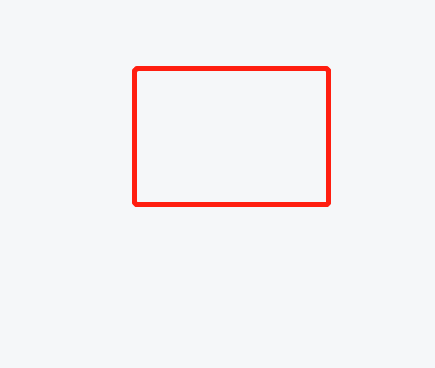
#> input picture 11.png, 435 x 368 px
$ python watershed_2.py
#> lines starting #> are read from the running program, lines starting #| are printed output that depends on the picture; after the words box and inside, x2 and y2 are one past the last pixel; in counts of white or black regions, pixels touching at a corner belong together; long printed decimals are rounded
### logger.py
# -*- coding: utf-8 -*-

import sys
import logging
from logging import handlers
import os
current_directory = os.path.dirname(os.path.abspath(__file__))
# 日志级别关系映射
level_relations = {
    'debug': logging.DEBUG,
    'info': logging.INFO,
    'warning': logging.WARNING,
    'error': logging.ERROR,
    'crit': logging.CRITICAL
}

def _get_logger(filename, level='info'):
    # 创建日志对象
#> further down, img is the input picture: shape (368, 435, 3); mean B, G, R 244.2, 242.6, 245.2
    log = logging.getLogger(filename)
    # 设置日志级别
    log.setLevel(level_relations.get(level))
    # 日志输出格式
    fmt = logging.Formatter('%(asctime)s %(thread)d %(filename)s[line:%(lineno)d] - %(levelname)s: %(message)s')
    # 输出到控制台
    console_handler = logging.StreamHandler(sys.stdout)
    console_handler.setFormatter(fmt)
    # 输出到文件
    # 日志文件按天进行保存，每天一个日志文件
    file_handler = handlers.TimedRotatingFileHandler(filename=filename, when='D', backupCount=1, encoding='utf-8')
    # 按照大小自动分割日志文件，一旦达到指定的大小重新生成文件
    # file_handler = handlers.RotatingFileHandler(filename=filename, maxBytes=1*1024*1024*1024, backupCount=1, encoding='utf-8')
    file_handler.setFormatter(fmt)

    log.addHandler(console_handler)
    log.addHandler(file_handler)
    return log

# 明确指定日志输出的文件路径和日志级别
logger = _get_logger(current_directory+'/logs', 'info')
"""
demo:

from pathlib import Path
import sys
sys.path.append(str(Path(__file__).resolve().parents[1]))
from logger1 import logger
logger.logger.info('ss')
"""

### watershed_2.py
'''
Version: 1.0
Author: xiawei
Date: 2022-12-27 10:26:51
LastEditors: xiawei
LastEditTime: 2022-12-27 12:59:33
Description: 有前景背景无未知区域,connectedComponentsWithStats
锐化-灰度化-高斯滤波-二值化-开闭运算-得到未知-connectedComponentsWithStats-makers+1-未知置0-wateshed
'''
# 距离变换与分水岭算法
from logger import logger
import numpy as np
import cv2 as cv
import matplotlib.pyplot as plt
from pathlib import Path
import sys
sys.path.append(str(Path(__file__).resolve().parents[1]))
logger.info('ss')
np.set_printoptions(edgeitems=10, linewidth=160)

# 转二值图像


def ToBinary():
    global gray, binary
    # 1、锐化
    kernel = np.array([
        [10, 10, 10],
        [10, -80, 10],
        [10, 10, 10]
    ])
    sharp = cv.filter2D(img, -1, kernel)
    # cv.imshow('sharp', sharp)
    # 灰度化
    gray = cv.cvtColor(sharp, cv.COLOR_BGR2GRAY)
    # cv.imshow('gray', gray)
    # 高斯
    # gray = cv.medianBlur(gray, 3)
    gray = cv.GaussianBlur(gray, (5, 5), 2)
    # 二值化
    ret, binary = cv.threshold(
        gray, 0, 255, cv.THRESH_BINARY_INV + cv.THRESH_OTSU)
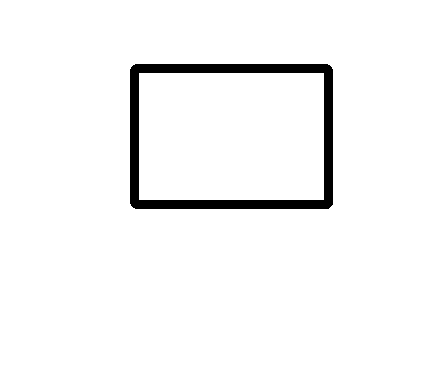
#> binary: shape (368, 435); 96.3% white; 1 black region, box (x1, y1, x2, y2) and area: (130, 64, 333, 209) 5894
#> ret = 23
    logger.info('binnary')
    logger.info('binary')
    # cv.namedWindow('binary', cv.WINDOW_NORMAL)
    # cv.imshow('binary', binary)


# 显示各区域（连通域/背景、不确定区域、种子/前景）
def Show_Markers():
    """
     [0, 0, 255]红色
     [255, 0, 0]蓝色
     [0, 255, 0]绿色
     [255, 255, 255]白色
     [255, 255, 0]青色
     [0, 255, 255]黄色
    """
    mark = img.copy()
    mark[markers == 1] = (255, 0, 0)  # 连通域/背景（蓝）
    # mark[markers == 0] = (0, 255, 0)  # 不确定区域（绿）
    # mark[markers > 1] = (0, 0, 255)  # 前景/种子（红）

    mark[markers == -1] = (0, 255, 0)  # 边界（绿）

    cv.namedWindow('Markers', cv.WINDOW_NORMAL)
    cv.imshow('Markers', mark)


# 分水岭找边界
def Watershed():
    global markers
    # 1、开运算去噪
    close = cv.morphologyEx(
        binary, cv.MORPH_CLOSE, (3, 3), iterations=1)
#> close: shape (368, 435); 96.3% white; 1 black region, box (x1, y1, x2, y2) and area: (130, 65, 333, 210) 5894
    # cv.namedWindow('opening', cv.WINDOW_NORMAL)
    # cv.imshow('opening', opening)
    dist_transform = cv.distanceTransform(close, cv.DIST_L2, 3, 5)
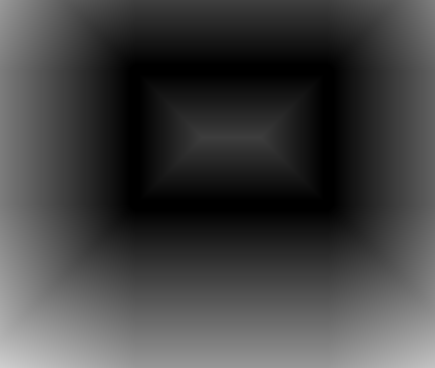
#> dist_transform: shape (368, 435) float32; min 0, max 206.8, mean 65.7
    # 3-2、最长直径按比例缩小，确定前景
    ret, sure_fg = cv.threshold(
        dist_transform, 0.01 * dist_transform.max(), 255, cv.THRESH_BINARY)
#> sure_fg: shape (368, 435) float32; 94.7% white; 1 black region, box (x1, y1, x2, y2) and area: (128, 63, 335, 212) 8490
#> ret = 2.07
    #   前景          阈值函数                    阈值                        最大值 二值化方式
    sure_fg = np.uint8(sure_fg)
    # 4、找未知区域（未知区域 = 确定的背景-确定的前景）
    unknown = cv.subtract(close, sure_fg)
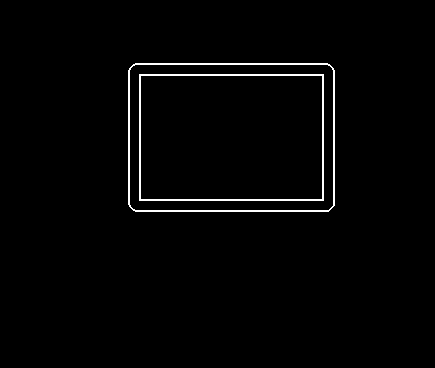
#> unknown: shape (368, 435); 1.6% white in thin lines or dots, all inside (x1, y1, x2, y2) = (128, 63, 335, 212)
    """
    etval : 返回值是连通区域的数量。
    labels : labels是一个与image一样大小的矩形（labels.shape = image.shape），其中每一个连通区域会有一个唯一标识，标识从0开始。
    stats ：stats会包含5个参数分别为x,y,h,w,s。分别对应每一个连通区域的外接矩形的起始坐标x,y；外接矩形的wide,height；s其实不是外接矩形的面积，实践证明是labels对应的连通区域的像素个数。
    centroids : 返回的是连通区域的质心。
    """
    # ret, markers = cv.connectedComponents(sure_fg)  # 标记最大连通域
    retval, markers, stats, centroids = cv.connectedComponentsWithStats(
        close, 8)  # 标记最大连通域
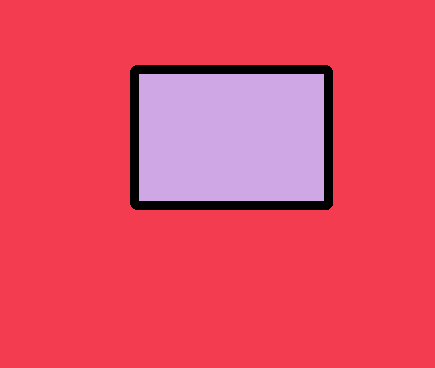
#> markers: shape (368, 435) int32; 3 distinct labels, from 0 to 2; one colour per label, 0 black
#> retval = 3; stats = [[130, 65, 203, 145, 5894], [0, 0, 435, 368, 130691], [139, 74, 185, 127, 23495]]; centroids = [[231, 137], [213.9, 194], [231, 137]]
    logger.info('connectedComponentsWithStats返回值')
    logger.info(retval)
#| 2026-11-20 18:53:07,862 139731383759680 watershed_2.py[line:96] - INFO: 3
    logger.info(markers)
#> (printed output is left out)
    logger.info(stats)
#| 2026-11-20 18:53:07,864 139731383759680 watershed_2.py[line:98] - INFO: [[   130     65    203    145   5894]
#|  [     0      0    435    368 130691]
#|  [   139     74    185    127  23495]]
    logger.info(centroids)
#| 2026-11-20 18:53:07,864 139731383759680 watershed_2.py[line:99] - INFO: [[231.034 137.024]
#|  [213.850 193.956]
#|  [231.         137.        ]]
    markers = markers+1  # 背景标记为1（此为最大连通域）
#> markers: shape (368, 435) int32; 3 distinct labels, from 1 to 3
    markers[unknown == 255] = 0  # 未知区域标记为0
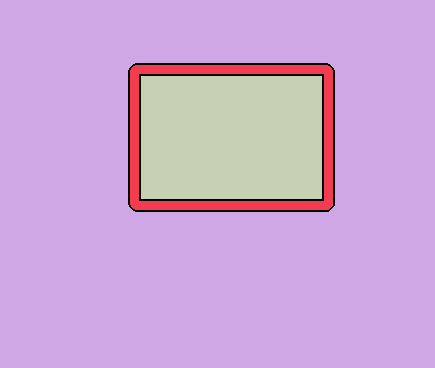
#> markers: shape (368, 435) int32; 4 distinct labels, from 0 to 3; one colour per label, 0 black
    # logger.info('连通markers+1')
    # logger.info(markers)

    # 6、使用分水岭算法，合并不确定区域和种子，边界修改为-1（分界：连通域背景 -- 未知区域+种子）
    markers = cv.watershed(img, markers)  # 分水岭算法（修改边界为-1）
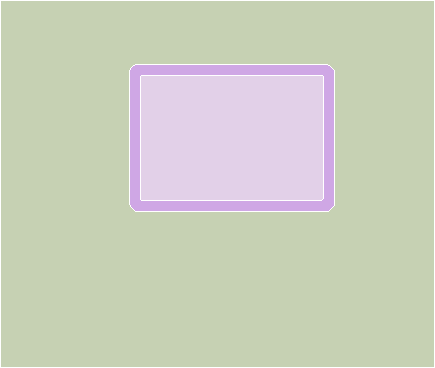
#> markers: shape (368, 435) int32; 4 distinct labels, from -1 to 3; one colour per label, 0 black, -1 white
    Show_Markers()  # 显示各区域（连通域/背景、不确定区域、种子/前景）
#> in Show_Markers, `mark[markers == -1] = (0, 255, 0)`:
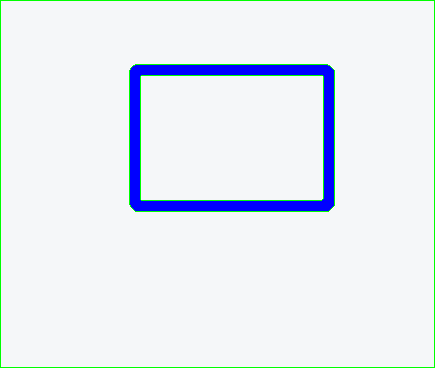
#> mark: shape (368, 435, 3); mean B, G, R 244.7, 237, 230.6
    logger.info('分水岭markers')
    logger.info(markers)
#> (printed output is left out)


if __name__ == '__main__':
    img = cv.imread('./11.png')
    cv.namedWindow('img', cv.WINDOW_NORMAL)
    cv.imshow('img', img)

    ToBinary()  # 转二值图

    Watershed()  # 分水岭找边界

    cv.waitKey(0)

$ run again, with 10.png copied over 11.png
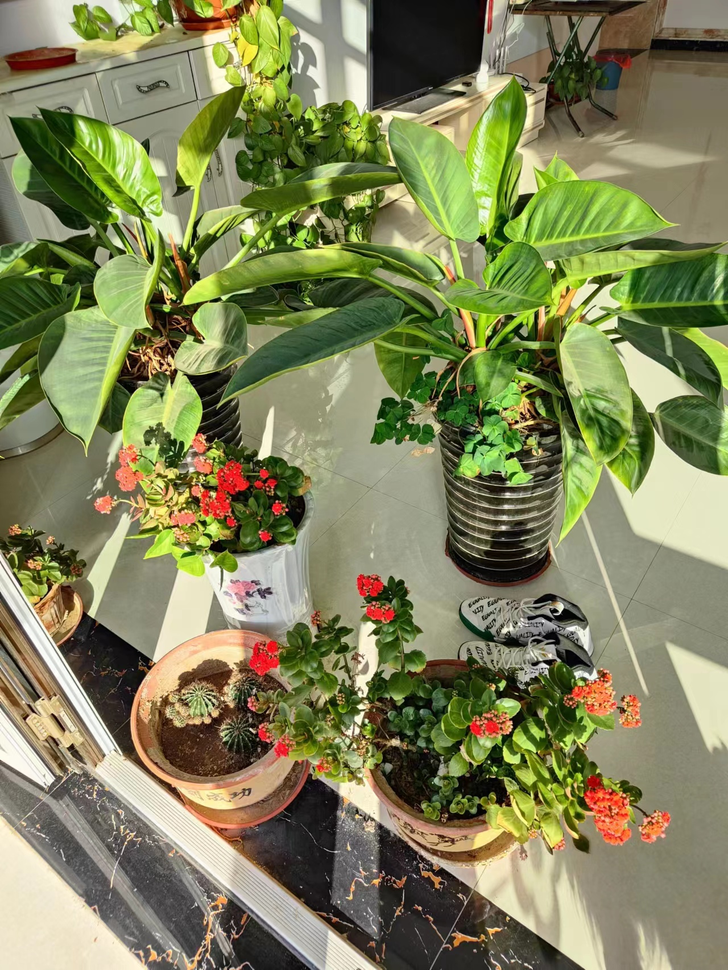
#> input picture 10.png, 728 x 970 px, shrunk from 1280 x 1706 before the run
#> img is the input picture: shape (970, 728, 3); mean B, G, R 89.9, 131.1, 128.6
#> in ToBinary, `ret, binary = cv.threshold( gray, 0, 255, cv.THRESH_BINARY_INV + cv.TH..`:
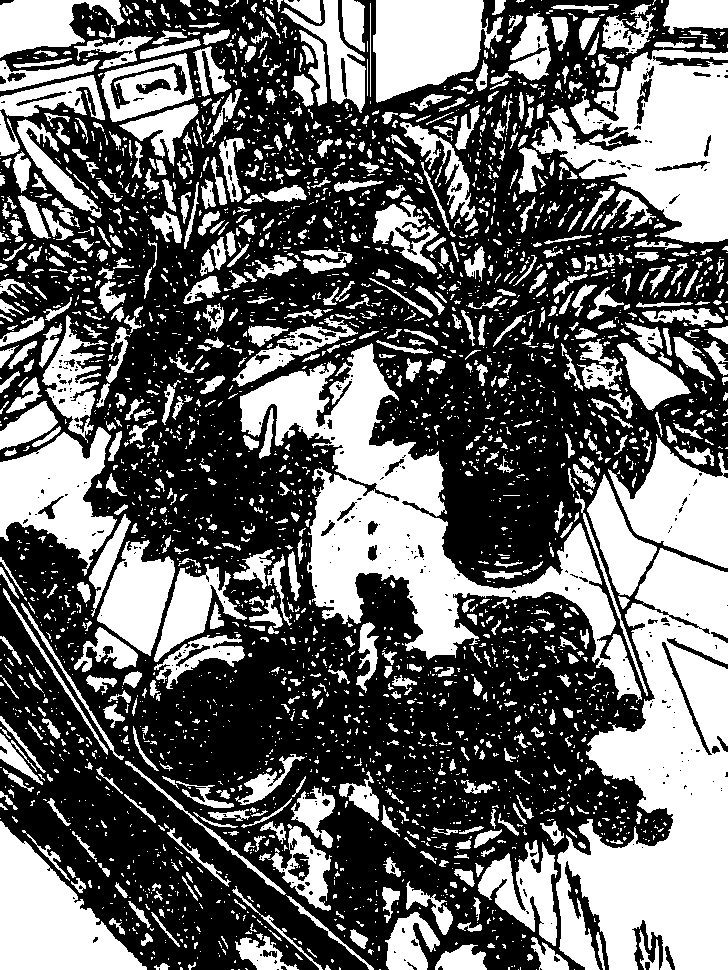
#> binary: shape (970, 728); 41.1% white; 3315 white regions (2477 under 20 px), largest, box (x1, y1, x2, y2) and area: (556, 548, 728, 970) 43402, (240, 343, 642, 703) 35060, (531, 49, 728, 244) 20066
#> in ToBinary, `ret, binary = cv.threshold( gray, 0, 255, cv.THRESH_BINARY_INV + cv.TH..`: ret = 78
#> close: shape (970, 728); 41.3% white; 3113 white regions (2293 under 20 px), largest, box (x1, y1, x2, y2) and area: (556, 549, 728, 970) 43359, (240, 344, 642, 704) 35237, (531, 43, 728, 245) 20329
#> in Watershed, `ret, sure_fg = cv.threshold( dist_transform, 0.01 * dist_transform.max..`: ret = 0.987
#> unknown: shape (970, 728); 9.8% white in thin lines or dots
#> retval = 3114; centroids = 3114 pairs, first value 0 to 727, second value 0.5 to 969
#| 2026-11-20 18:53:08,861 139731383759680 watershed_2.py[line:96] - INFO: 3114
#> (printed output is left out)
#> (printed output is left out)
#> (printed output is left out)
#> in Show_Markers, `mark[markers == -1] = (0, 255, 0)`:
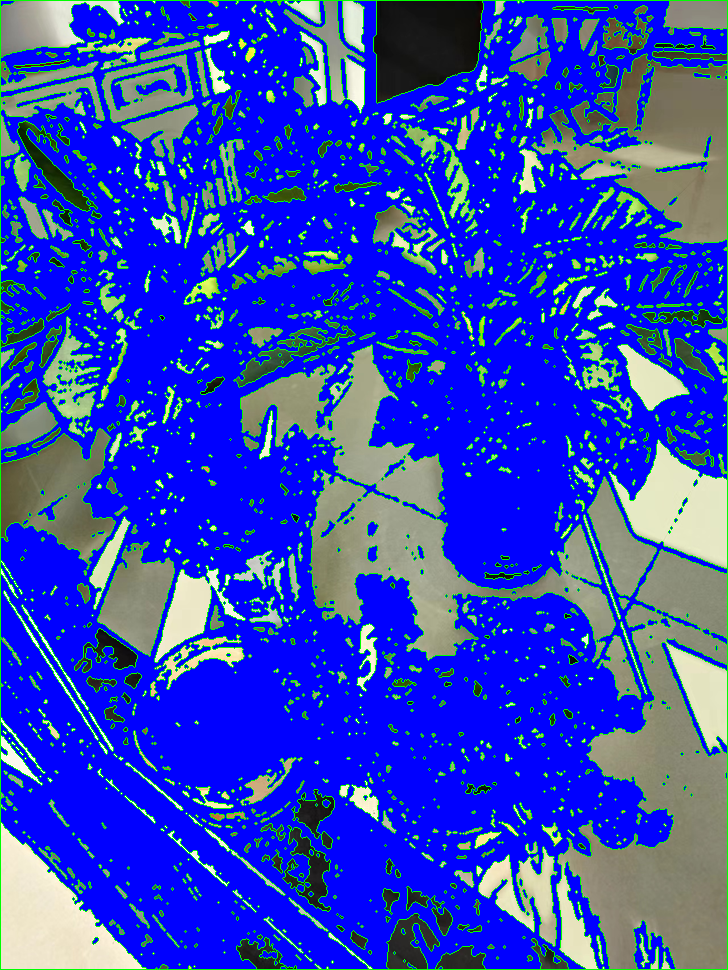
#> mark: shape (970, 728, 3); mean B, G, R 193.6, 66.7, 46.9
#> (printed output is left out)

$ run again, with 12.png copied over 11.png
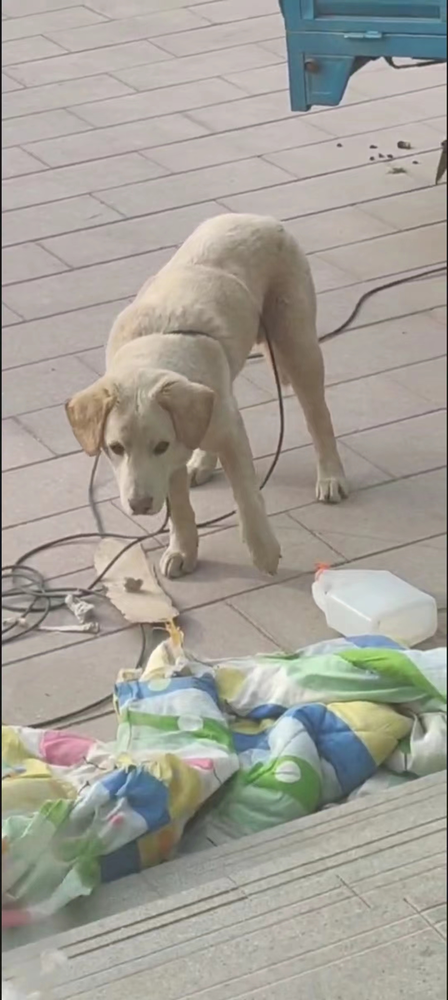
#> input picture 12.png, 448 x 1000 px, shrunk from 1080 x 2412 before the run
#> img is the input picture: shape (1000, 448, 3); mean B, G, R 151.2, 159.9, 163.2
#> in ToBinary, `ret, binary = cv.threshold( gray, 0, 255, cv.THRESH_BINARY_INV + cv.TH..`:
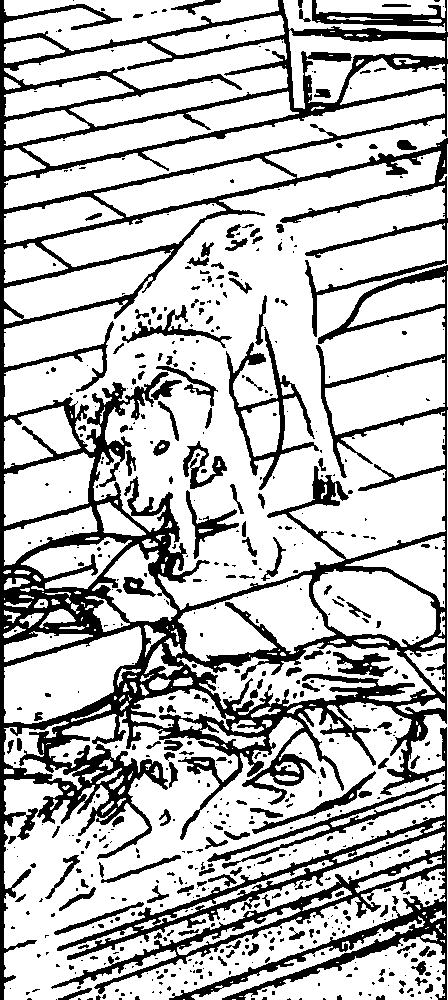
#> binary: shape (1000, 448); 74.3% white; 640 black regions (463 under 20 px), largest, box (x1, y1, x2, y2) and area: (0, 0, 448, 1000) 94719, (226, 327, 319, 490) 2445, (122, 305, 232, 348) 849
#> in ToBinary, `ret, binary = cv.threshold( gray, 0, 255, cv.THRESH_BINARY_INV + cv.TH..`: ret = 69
#> close: shape (1000, 448); 74.5% white; 598 black regions (413 under 20 px), largest, box (x1, y1, x2, y2) and area: (0, 0, 448, 1000) 93584, (226, 328, 319, 491) 2441, (122, 306, 231, 349) 846
#> in Watershed, `ret, sure_fg = cv.threshold( dist_transform, 0.01 * dist_transform.max..`: ret = 0.303
#> unknown: shape (1000, 448); every value is 0
#> retval = 221; stats = 221 rows, first 6: [0, 0, 448, 1000, 114440], [4, 0, 275, 52, 8202], [283, 0, 163, 110, 5833], [316, 0, 130, 19, 1737], [447, 0, 1, 33, 33], [151, 16, 134, 40, 2490]; centroids = 221 pairs, first value 4 to 447, second value 6.94 to 997
#| 2026-11-20 18:53:10,028 139731383759680 watershed_2.py[line:96] - INFO: 221
#> (printed output is left out)
#> (printed output is left out)
#> (printed output is left out)
#> in Show_Markers, `mark[markers == -1] = (0, 255, 0)`:
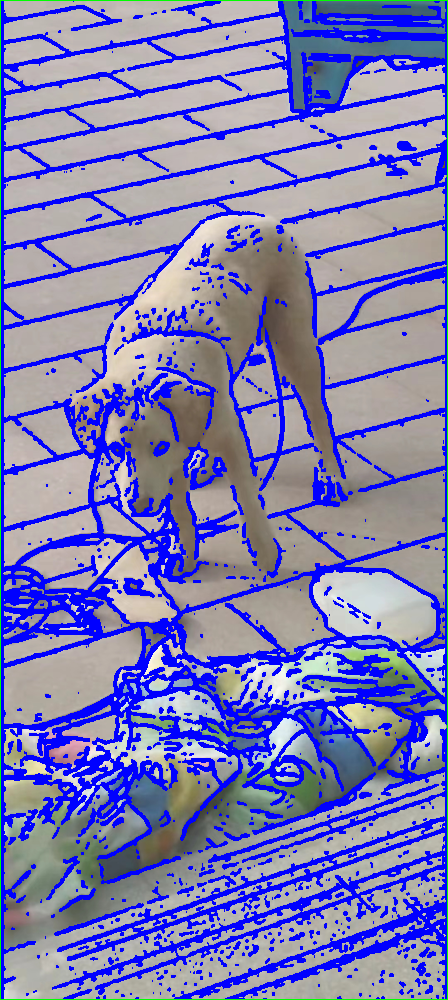
#> mark: shape (1000, 448, 3); mean B, G, R 179.7, 123.3, 124.6

$ run again, with 13.png copied over 11.png
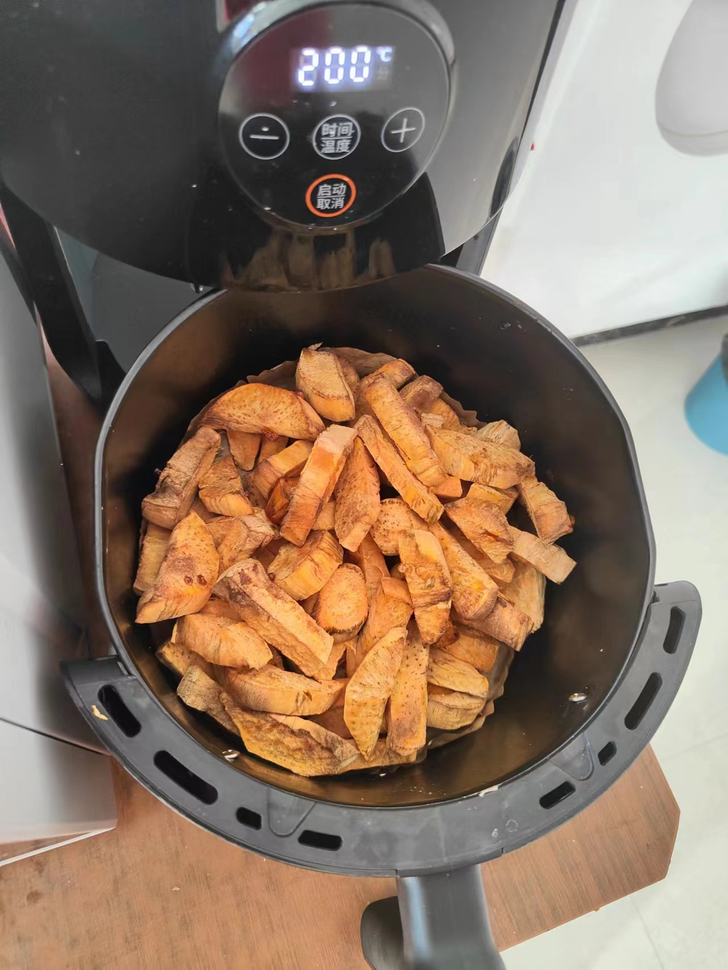
#> input picture 13.png, 728 x 970 px, shrunk from 1280 x 1706 before the run
#> img is the input picture: shape (970, 728, 3); mean B, G, R 100.3, 117.1, 137.6
#> binary: shape (970, 728); 65.1% white; 482 black regions (363 under 20 px), largest, box (x1, y1, x2, y2) and area: (0, 0, 728, 970) 209493, (0, 781, 163, 970) 9223, (304, 103, 428, 163) 4108
#> in ToBinary, `ret, binary = cv.threshold( gray, 0, 255, cv.THRESH_BINARY_INV + cv.TH..`: ret = 61
#> close: shape (970, 728); 65.3% white; 412 black regions (288 under 20 px), largest, box (x1, y1, x2, y2) and area: (0, 0, 728, 970) 208202, (0, 782, 163, 970) 8972, (305, 104, 428, 164) 4102
#> in Watershed, `ret, sure_fg = cv.threshold( dist_transform, 0.01 * dist_transform.max..`: ret = 0.993
#> unknown: shape (970, 728); 6.4% white in thin lines or dots
#> retval = 1611; stats = 1611 rows, first 6: [0, 0, 728, 970, 245287], [0, 0, 647, 805, 215698], [217, 0, 37, 34, 539], [379, 0, 74, 64, 1150], [427, 0, 129, 250, 17815], [481, 0, 247, 338, 63969]; centroids = 1611 pairs, first value 0.5 to 722.5, second value 12.11 to 969
#| 2026-11-20 18:53:11,147 139731383759680 watershed_2.py[line:96] - INFO: 1611
#> (printed output is left out)
#> (printed output is left out)
#> (printed output is left out)
#> in Show_Markers, `mark[markers == -1] = (0, 255, 0)`:
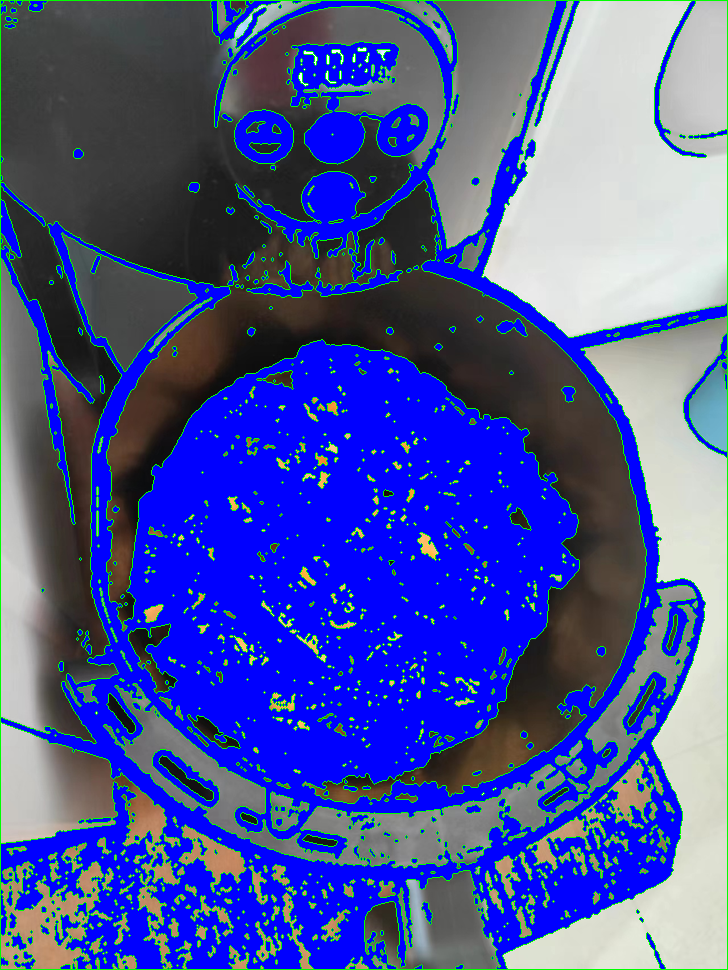
#> mark: shape (970, 728, 3); mean B, G, R 157.8, 82.8, 72
#> (printed output is left out)
